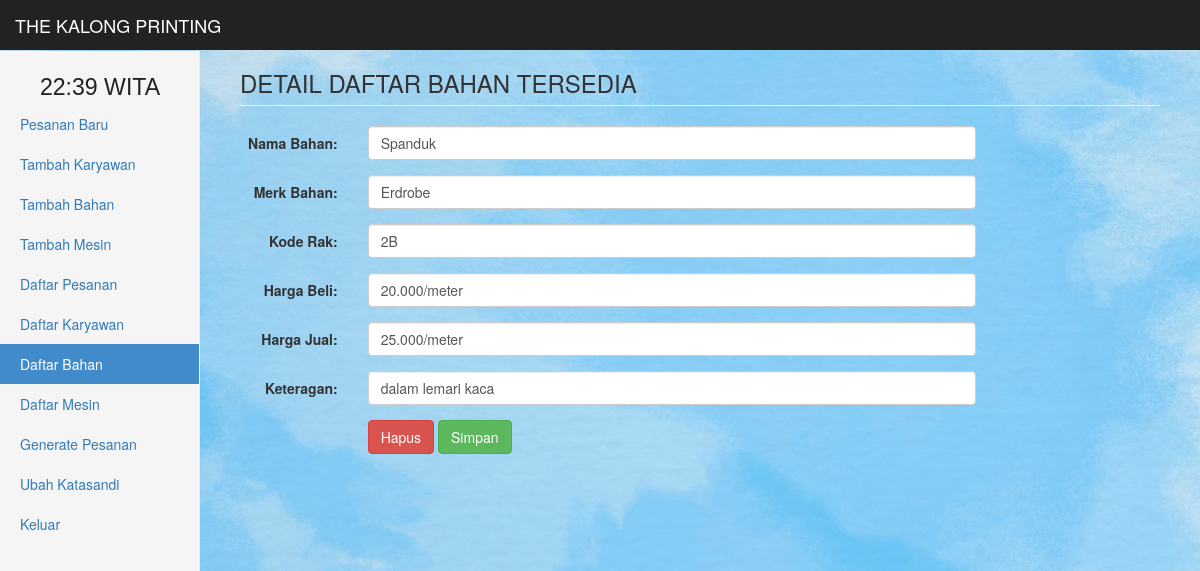
The page /detail_bahan&id_bahan=27 (signed in) on the database its author committed.
### tables this page shows
CREATE TABLE `user` (
  `id_user` int(10) NOT NULL,
  `id_mesin` int(10) NOT NULL,
  `email_user` varchar(255) NOT NULL,
  `pwd_user` varchar(255) NOT NULL,
  `level_user` enum('sw','pb') NOT NULL
);

CREATE TABLE `detail_bahan` (
  `id_user` int(10) DEFAULT NULL,
  `nama_bahan` varchar(25) DEFAULT NULL,
  `merk_bahan` varchar(25) DEFAULT NULL,
  `kode_rak` varchar(25) NOT NULL,
  `harga_beli` varchar(50) NOT NULL,
  `harga_jual` varchar(50) NOT NULL,
  `keterangan` varchar(255) NOT NULL
);

### view/adm/edit_bahan.php (the view, shortened to what this page needs)
<?php
    $id_bahan = mysqli_real_escape_string($conn, $_GET['id_bahan']);
    $sql_sw = "SELECT*FROM detail_bahan NATURAL LEFT JOIN user WHERE id_user= '$id_bahan'";
    if ($get_sw = $conn->query($sql_sw)->fetch_assoc()) {
    extract($get_sw);
    ?>
    <form class="form-horizontal" role="form" style="width:80%" onSubmit="return validasi()" name="formulir" method="post" action="./model/proses.php">
  <div class="form-group">
    <label class="control-label col-sm-2" for="name">Nama Bahan:</label>
    <div class="col-sm-10">
      <input type="text" value="<?php echo $nama_bahan; ?>" class="form-control" name="nama_bahan" placeholder="Masukan Nama Bahan Disini" required>
    </div>
  </div>
  <div class="form-group">
    <label class="control-label col-sm-2" for="merk_bahan">Merk Bahan:</label>
    <div class="col-sm-10">
      <input type="text" value="<?php echo $merk_bahan; ?>" class="form-control" name="merk_bahan" placeholder="Masukan Merk Bahan Disini" required>
    </div>
  </div>
  <div class="form-group">
    <label class="control-label col-sm-2" for="kode_rak">Kode Rak:</label>
    <div class="col-sm-10">
      <input type="text" value="<?php echo $kode_rak; ?>" class="form-control" name="kode_rak" placeholder="Masukan Kode Rak Disini" required>
    </div>
  </div>
  <div class="form-group">
    <label class="control-label col-sm-2" for="harga_beli">Harga Beli:</label>
    <div class="col-sm-10">
      <input type="text" value="<?php echo $harga_beli; ?>" class="form-control" name="harga_beli" placeholder="Masukan Harga Beli Disini" required>
    </div>
  </div>
    <div class="form-group">
    <label class="control-label col-sm-2" for="harga_jual">Harga Jual:</label>
    <div class="col-sm-10">
      <input type="text" value="<?php echo $harga_jual; ?>" class="form-control" name="harga_jual" placeholder="Masukan Harga Jual Disini" required>
    </div>
  </div>
  <div class="form-group">
    <label class="control-label col-sm-2" for="keterangan">Keteragan:</label>
    <div class="col-sm-10">
      <input type="text" value="<?php echo $keterangan; ?>" class="form-control" name="keterangan" placeholder="Masukan keterangan Tambahan Disini" required>
    </div>
  </div>
  <div class="form-group">
    <div class="col-sm-offset-2 col-sm-10">
      <button type="button" onclick="hapusBahan(<?php echo $id_user; ?>)" class="btn btn-danger" name="">Hapus</button>
      <button type="submit" class="btn btn-success" name="edit_bahan">Simpan</button>
    </div>
  </div>
</form>
<?php
} else {
    echo "Data tidak ditemukan";
}
 ?>

### view/adm/detail_bahan.php (style rules this page uses)
body { background-image: url('color.jpg'); background-repeat: no-repeat; background-attachment: fixed; background-size: cover; }

### rows shown on the page
user: nama_bahan "Spanduk", merk_bahan "Erdrobe", kode_rak "2B", harga_beli "20.000/meter", harga_jual "25.000/meter", keterangan "dalam lemari kaca"

### other values the page prints
$name[$i] "Pesanan Baru"
$name[$i] "Tambah Karyawan"
$name[$i] "Tambah Bahan"
$name[$i] "Tambah Mesin"
$name[$i] "Daftar Pesanan"
$name[$i] "Daftar Karyawan"
$name[$i] "Daftar Bahan"
$name[$i] "Daftar Mesin"
$name[$i] "Generate Pesanan"
$name[$i] "Ubah Katasandi"
$name[$i] "Keluar"
